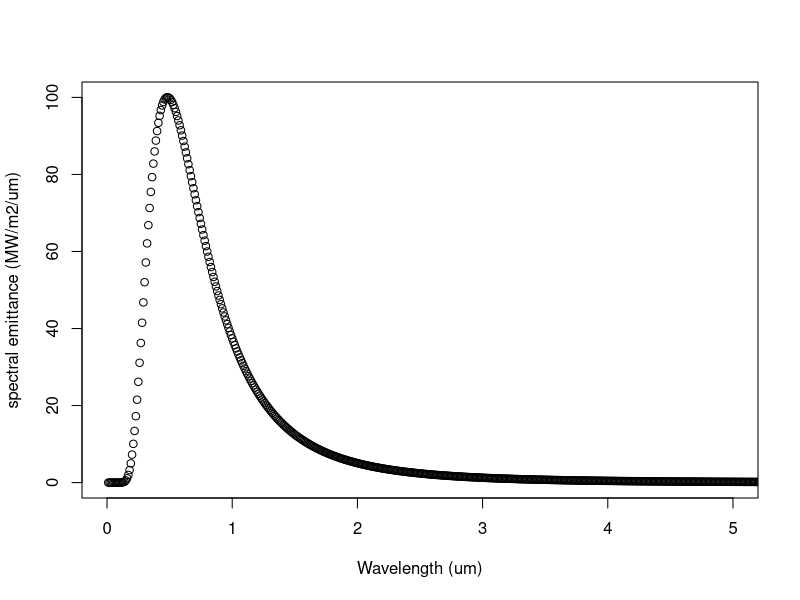
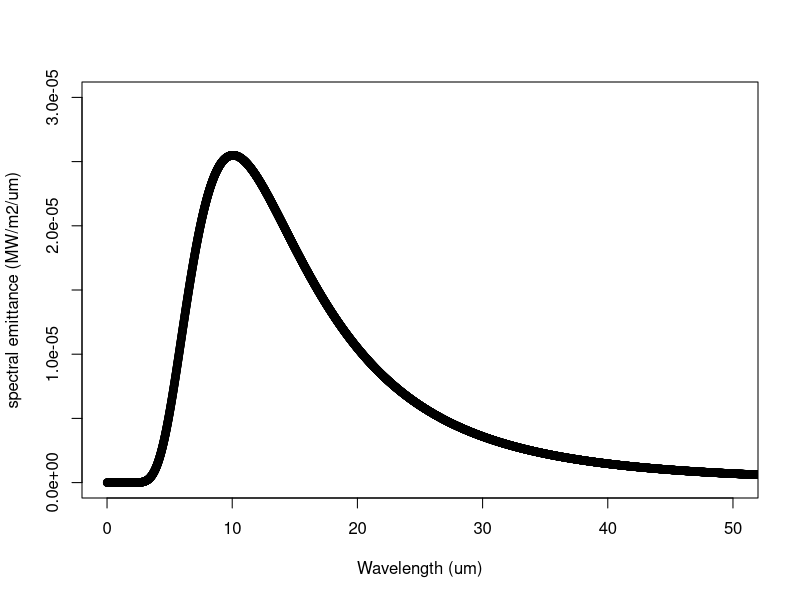

Reproduce these figures in R, in order.
## ---- chunk 1
knitr::opts_chunk$set(echo = TRUE)
## ---- chunk 2
PPFD<-function(irr){
    result<-irr*1/(2.35*10^5)
return(result)
}

PPFD(500)
## ---- chunk 3
h<-6.626*10^-34 # Planck's constant (J*s)
c<-2.997925*10^8 # speed of light (m/s)  or 10^17 nm/s
k<-1.381*10^-23 # Boltzmann's constant (J/K)

planck<-function(wl,temp){  # wl = wavelength (m), T = temperature (K)
  num<-2*pi*h*c^2
  den<-wl^5*exp((h*c/k+wl+temp)-1)
  result<-num/den
  return(result)
}
## ---- chunk 4
h=6.62606896e-34
c=2.99792458e8
k=1.3806504e-23 
lambda = seq(1e-8,1e-4, by=1e-8)
T = 6000


y=(2*pi*h*(c^2))/(lambda^5)*(1./(exp((h*c)/(lambda*k*T))-1))


T2 = 288
y2=(2*pi*h*(c^2))/(lambda^5)*(1./(exp((h*c)/(lambda*k*T2))-1))
plot(1e6*lambda,1e-6*1e-6*y, xlim=c(0.0,5.0),ylim=c(0.0,100.0), xlab='Wavelength (um)', ylab='spectral emittance (MW/m2/um)')
# par(new=T)
# plot(1e6*lambda,1e-6*1e-6*y2, xlim=c(0.0,10.0), ylim=c(0.0,1/10000.0), xlab='', ylab='', axes=F)
# par(new=F)
plot(1e6*lambda,1e-6*1e-6*y2, xlim=c(0.0,50.0), ylim=c(0.0,3*1e-5), xlab='Wavelength (um)', ylab='spectral emittance (MW/m2/um)')
## ---- chunk 5
lambda<-0.505 # micro m (or 505 nm)
# area pupil = 2.83*10^-5 m2
# intensity per are = 4.00*10^-11 * 2.83*10^-5 = 1.13 *10^-15
intensity<-1.13 *10^-15
# energy photon = 3.94*10^-19 J
# E = hc/lambda (eV)
hc<-1.24 *10^-6 # eV/ m
hc<-1.24 # eV/micro m
E<-hc/lambda 

# one eV = 1.602 *10^-19 J 
result<-1.602 *10^-19*E  # result in J
number_photons<-intensity/result
## ---- chunk 6

#pick one (this is from Zhu's paper Fig.3)
 #present
 CO2<-0.0004 
 #past  #220ppm
 CO2<-0.00022
 #future   #700ppm
 CO2<-0.0007

# step 1:get into plant (physically diffusion)
O2<-0.21  # keep this value
ratio1<-O2/CO2

# step 2:water dissolving
alpha<-25  #This is the CO2/O2 Solubility ratio at 25 degree
ratio2<-ratio1*1/alpha  

# step 3:
tau<-75  #This is the CO2/O2 Specificity ratio 
ratio3<-tau/ratio2
ratio3

#results:
#past     ratio3:1.964286
#future    ratio3:6.25
